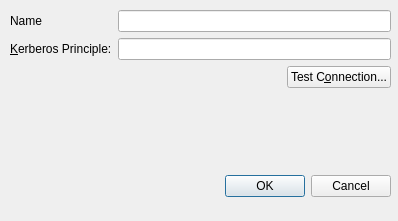
<?xml version="1.0" encoding="UTF-8"?>
<ui version="4.0">
 <class>Dialog</class>
 <widget class="QDialog" name="Dialog">
  <property name="geometry">
   <rect>
    <x>0</x>
    <y>0</y>
    <width>398</width>
    <height>221</height>
   </rect>
  </property>
  <property name="windowTitle">
   <string>Dialog</string>
  </property>
  <widget class="QDialogButtonBox" name="buttonBox">
   <property name="geometry">
    <rect>
     <x>0</x>
     <y>170</y>
     <width>391</width>
     <height>32</height>
    </rect>
   </property>
   <property name="orientation">
    <enum>Qt::Horizontal</enum>
   </property>
   <property name="standardButtons">
    <set>QDialogButtonBox::Cancel|QDialogButtonBox::Ok</set>
   </property>
  </widget>
  <widget class="QWidget" name="formLayoutWidget">
   <property name="geometry">
    <rect>
     <x>10</x>
     <y>10</y>
     <width>381</width>
     <height>131</height>
    </rect>
   </property>
   <layout class="QFormLayout" name="formLayout_2">
    <item row="0" column="0">
     <widget class="QLabel" name="label4">
      <property name="text">
       <string>Name</string>
      </property>
      <property name="buddy">
       <cstring>editHostName</cstring>
      </property>
     </widget>
    </item>
    <item row="0" column="1">
     <widget class="QLineEdit" name="editHostName"/>
    </item>
    <item row="1" column="0">
     <widget class="QLabel" name="label">
      <property name="text">
       <string>&amp;Kerberos Principle:</string>
      </property>
      <property name="buddy">
       <cstring>editKerberosPrinciple</cstring>
      </property>
     </widget>
    </item>
    <item row="1" column="1">
     <widget class="QLineEdit" name="editKerberosPrinciple"/>
    </item>
    <item row="2" column="1">
     <layout class="QHBoxLayout" name="keyFileLayout">
      <item>
       <spacer name="horizontalSpacer">
        <property name="orientation">
         <enum>Qt::Horizontal</enum>
        </property>
        <property name="sizeHint" stdset="0">
         <size>
          <width>40</width>
          <height>20</height>
         </size>
        </property>
       </spacer>
      </item>
      <item>
       <widget class="QPushButton" name="pushTestConnection">
        <property name="text">
         <string>Test C&amp;onnection...</string>
        </property>
       </widget>
      </item>
     </layout>
    </item>
   </layout>
  </widget>
 </widget>
 <resources/>
 <connections>
  <connection>
   <sender>buttonBox</sender>
   <signal>accepted()</signal>
   <receiver>Dialog</receiver>
   <slot>accept()</slot>
   <hints>
    <hint type="sourcelabel">
     <x>248</x>
     <y>254</y>
    </hint>
    <hint type="destinationlabel">
     <x>157</x>
     <y>274</y>
    </hint>
   </hints>
  </connection>
  <connection>
   <sender>buttonBox</sender>
   <signal>rejected()</signal>
   <receiver>Dialog</receiver>
   <slot>reject()</slot>
   <hints>
    <hint type="sourcelabel">
     <x>316</x>
     <y>260</y>
    </hint>
    <hint type="destinationlabel">
     <x>286</x>
     <y>274</y>
    </hint>
   </hints>
  </connection>
 </connections>
</ui>
